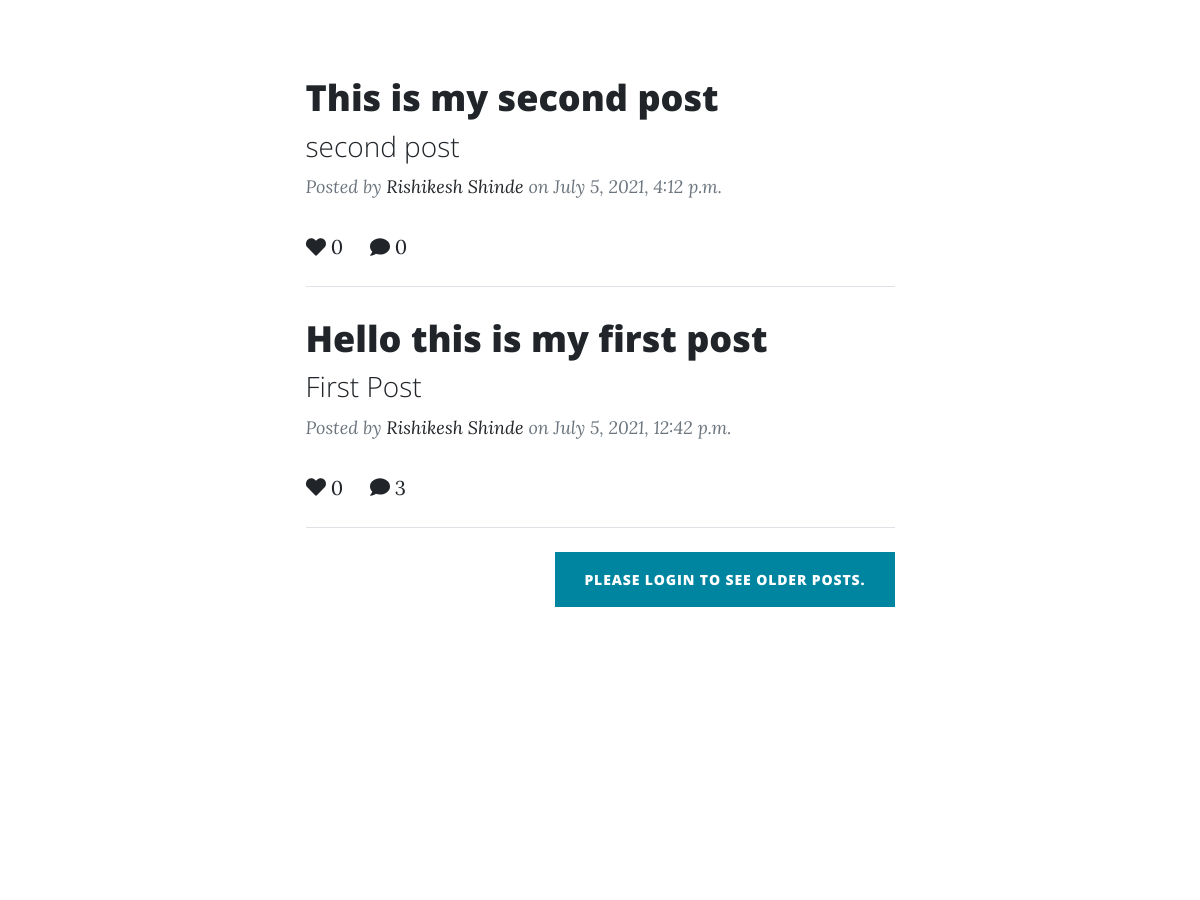
The app's page / (middle part), older data.
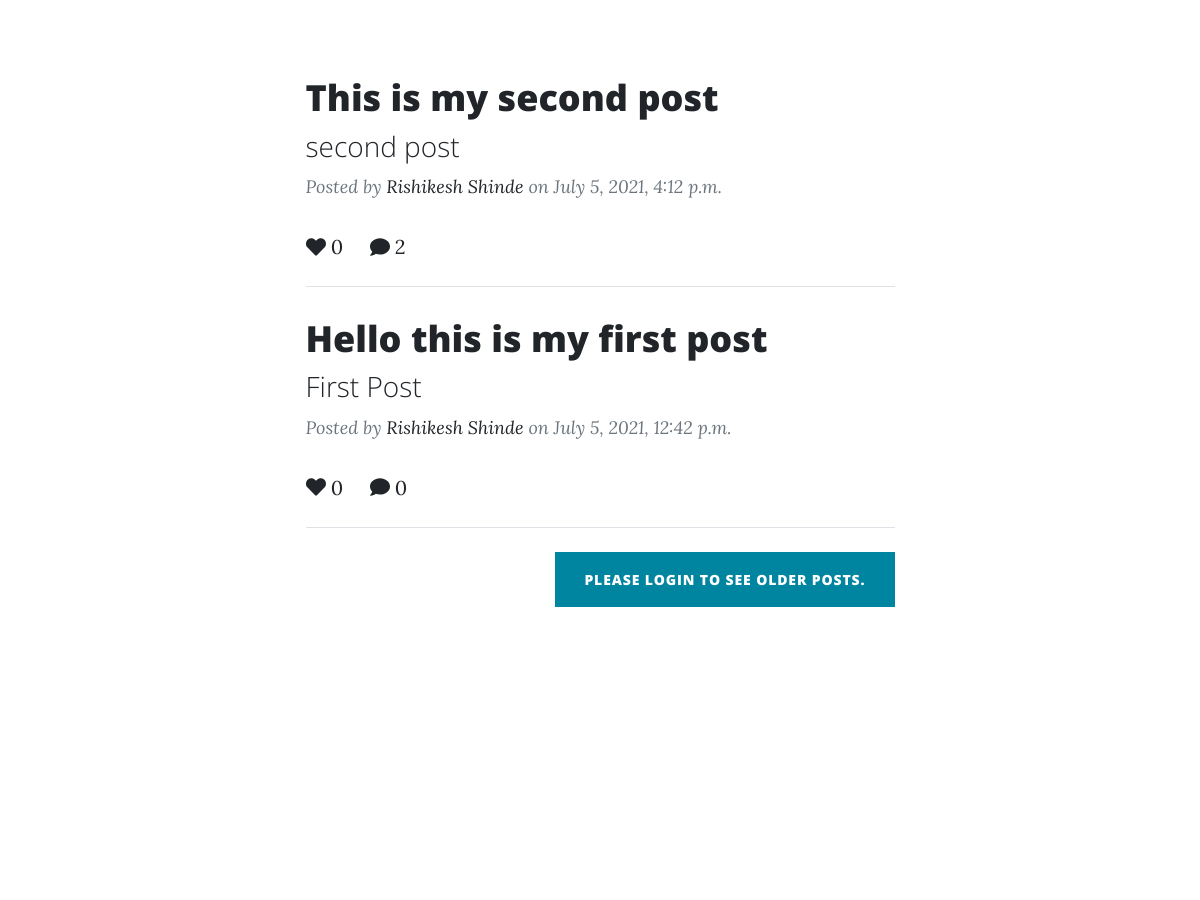
The same page, newer data.
### blogpost/models.py (models this page shows, shortened)
class Post(models.Model):
    title = models.CharField(max_length=200, unique=True)
    subtitle = models.CharField(max_length=200,unique=True)
    tag = models.CharField(max_length=100,default='coding')
    slug = models.SlugField(max_length=200, unique=True)
    author = models.ForeignKey(User, on_delete= models.CASCADE,related_name='blog_posts',default='rdshinde')
    updated_on = models.DateTimeField(auto_now= True)
    content = RichTextField(blank=True,null=True)
    img_field = models.FileField(null=True, blank=True)
    url_field = models.URLField(max_length=300, blank=True)
    created_on = models.DateTimeField(auto_now_add=True)
    status = models.IntegerField(choices=STATUS, default=0)
    likes = models.ManyToManyField(User, related_name='blog_post')
    class Meta:
        ordering = ['-created_on']

### blogpost/views.py (the view)
# urls.py: path('', HomeView.as_view() , name='index'),
class HomeView(ListView):
    model = Post
    template_name = 'index.html'

### templates/index.html (shortened to what this page needs)
{% extends 'base.html' %} {% block content %}
<div class="container px-4 px-lg-5">
  <div class="row gx-4 gx-lg-5 justify-content-center">
    <div class="col-md-10 col-lg-8 col-xl-7">
      {% for post in object_list %}
      <div class="post-preview">
        <a href="{% url 'post' post.slug %}">
          <h2 class="post-title">{{post.title}}</h2>
          <h3 class="post-subtitle">{{post.subtitle}}</h3>
        </a>
        <p class="post-meta">
          Posted by
          <a href="{% url 'about'%}">Rishikesh Shinde</a>
          on {{post.created_on}}
        </p>
        <span
          ><a href="{% url 'post' post.slug%}"
            ><i class="fa fa-heart" aria-hidden="true"></i>
            {{post.likes.all.count}}</a
          >&nbsp; &nbsp;&nbsp;
          <a href="{% url 'post' post.slug%}"
            ><i class="fa fa-comment" aria-hidden="true"></i>
            {{post.comments.all.count}}</a
          >
        </span>
      </div>
      <hr class="my-4" />
      {% endfor %}
      {% if user.is_authenticated == False %}
      <a href="{% url 'login'%}" class="d-flex justify-content-end mb-4">
        <button class="btn btn-primary text-uppercase">
          Please Login to see older posts.
        </button></a
      >
      {% endif %}
    </div>
  </div>
</div>
{% endblock %}

Row changes from the older to the newer data that the page shows:
changed Post "This is my second post": comments.all.count "0" → "2"
computed for Post "Hello this is my first post": comments.all.count "3" → "0"
